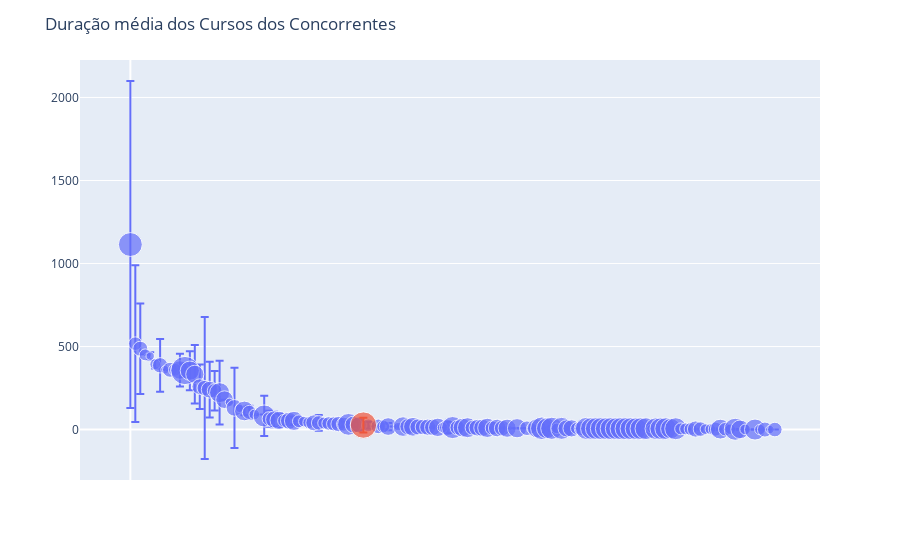

Write notebook code for a chart like this one.
### Markdown cell above
### Duração média

### Code cell
viz.duracao_media()

### Figure 1 — Plotly figure (JSON) as saved in the notebook; plotly's stock layout.template omitted (floating-point values rounded to 4 significant figures; data arrays with more than 128 entries replaced by an {"elided": "..."} marker saying what was removed)
{"data": [{"error_y": {"array": {"elided": "130 float values"}}, "hovertemplate": "<b>%{hovertext}</b><br><br>color=Concorrentes<br>index=%{x}<br>duracao_media=%{y}<br>size=%{marker.size}<extra></extra>", "hovertext": {"elided": "130 str values"}, "legendgroup": "Concorrentes", "marker": {"color": "#636efa", "size": {"elided": "130 float values"}, "sizemode": "area", "sizeref": 0.01953, "symbol": "circle"}, "mode": "markers", "name": "Concorrentes", "orientation": "v", "showlegend": true, "type": "scatter", "x": {"elided": "130 int values"}, "xaxis": "x", "y": {"elided": "130 float values"}, "yaxis": "y"}, {"error_y": {"array": [44.41]}, "hovertemplate": "<b>%{hovertext}</b><br><br>color=SEBRAE SC<br>index=%{x}<br>duracao_media=%{y}<br>size=%{marker.size}<extra></extra>", "hovertext": ["SEBRAE SC"], "legendgroup": "SEBRAE SC", "marker": {"color": "#EF553B", "size": [6.807], "sizemode": "area", "sizeref": 0.01953, "symbol": "circle"}, "mode": "markers", "name": "SEBRAE SC", "orientation": "v", "showlegend": true, "type": "scatter", "x": [47], "xaxis": "x", "y": [26.95], "yaxis": "y"}], "layout": {"legend": {"itemsizing": "constant", "title": {"text": "color"}, "tracegroupgap": 0}, "margin": {"t": 60}, "showlegend": false, "title": {"text": "Duração média dos Cursos dos Concorrentes"}, "xaxis": {"anchor": "y", "domain": [0, 1], "showgrid": false, "showticklabels": false, "title": {"text": ""}}, "yaxis": {"anchor": "x", "domain": [0, 1], "title": {"text": ""}}}}
